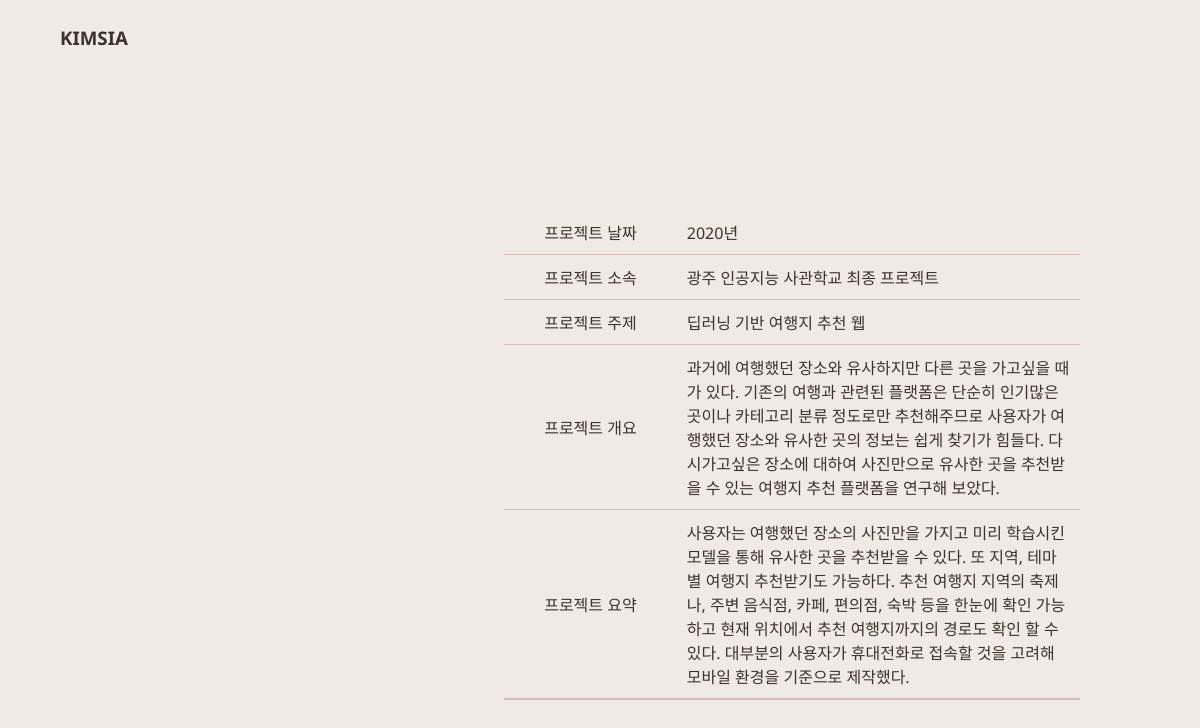
The app's page /detail/7 with its own data.
### siaApp/models.py (models this page shows)
class ProjectList(models.Model):
    proj_date = models.CharField(max_length = 30)
    proj_group = models.CharField(max_length = 30)
    proj_topic = models.TextField()
    proj_overview = models.TextField()
    proj_summary = models.TextField()
    proj_img = models.ImageField(upload_to='images/', blank = True, null = True)

### siaApp/views.py (the view)
# urls.py: path('detail/<int:project_pk>', views.detail, name = "detail")
def detail(request, project_pk):
    project = ProjectList.objects.get(pk=project_pk)
    context = {
        'project_obj' : project
    }
    return render(request, 'detail.html', context)

### siaApp/templates/detail.html (shortened to what this page needs)
<!DOCTYPE html>
<html lang="en">
<head>
    {% load static %}
    <link rel="stylesheet" type="text/css" href="{% static 'css/style.css' %}" />
    <link rel="stylesheet" type="text/css" href="{% static 'css/detail.css' %}" />
    <link href="https://fonts.googleapis.com/css2?family=Noto+Sans:wght@400;700&display=swap" rel="stylesheet"></head>
</head>
<body>
    <header>
        <a href="http://www.kimsia.shop/">KIMSIA</a>
    </header>
    <div class = "container">
        <div class = "table_container">
            <table>
                <tr>
                    <td>프로젝트 날짜</td>
                    <td>{{ project_obj.proj_date }}</td>
                </tr>
                <tr>
                    <td>프로젝트 소속</td>
                    <td>{{ project_obj.proj_group }}</td>
                </tr>
                <tr>
                    <td>프로젝트 주제</td>
                    <td>{{ project_obj.proj_topic }}</td>
                </tr>
                <tr>
                    <td>프로젝트 개요</td>
                    <td>{{ project_obj.proj_overview }}</td>
                </tr>
                <tr>
                    <td>프로젝트 요약</td>
                    <td>{{ project_obj.proj_summary }}</td>
                </tr>
            </table>
        </div>
    </div>
</body>
</html>

### siaApp/static/css/style.css (style rules this page uses)
* { margin: 0; padding: 0; }
a { text-decoration: none; outline: none; }

### siaApp/static/css/detail.css (style rules this page uses)
body { background-color: #EFEAE5; font-family: 'Noto Sans', sans-serif; display: flex; flex-direction: column; align-items: center; }
header { width: 100%; height: 75px; position: fixed; background-color: #EFEAE5; display: flex; align-items: center; }
header > a { color: #3C332B; margin-left: 5%; margin-right: 5%; font-size: 1.17em; font-weight: bold; }
.container { display: flex; flex-direction: row; justify-content: space-between; align-items: center; width: 80%; }
.table_container { display: flex; flex-direction: column; align-items: center; margin-top: 200px; width: 60%; }
.table_container table { width: 100%; border-bottom: 2px solid #D7BAB4; border-collapse: collapse; margin: 10px; color: #3C332B; }
.table_container td { border-bottom: 1px solid #D7BAB4; padding: 10px; }
.table_container td:nth-child(1) { text-align: center; width: 30%; }

### records on screen
ProjectList: proj_date "2020년", proj_group "광주 인공지능 사관학교 최종 프로젝트", proj_topic "딥러닝 기반 여행지 추천 웹", proj_overview "과거에 여행했던 장소와 유사하지만 다른 곳을 가고싶을 때가 있다. 기존의 여행과 관련된 플랫폼은 단순히 인기많은 곳이나 카테고리 분류 정도로만 추천해주므로 사용자가 여행했던 장소와 유사한 곳의 정보는 쉽게 찾기가 힘들다. 다시가고싶은 장소에 대하여 사진만으로 유사한 곳을 추천받을 수 있는 여행지 추천 플랫폼을 연구해 보았다.", proj_summary "사용자는 여행했던 장소의 사진만을 가지고 미리 학습시킨 모델을 통해 유사한 곳을 추천받을 수 있다. 또 지역, 테마별 여행지 추천받기도 가능하다. 추천 여행지 지역의 축제나, 주변 음식점, 카페, 편의점, 숙박 등을 한눈에 확인 가능하고 현재 위치에서 추천 여행지까지의 경로도 확인 할 수 있다. 대부분의 사용자가 휴대전화로 접속할 것을 고려해 모바일 환경을 기준으로 제작했다."
